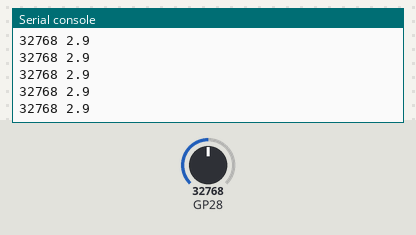
A program run on a simulated Raspberry Pi Pico running MicroPython. Parts: the last lines printed to the serial console. Inputs (shaded band) come from the test bench; at power-on: GP28 = 32768 (analog values on the 0–65535 scale).

Above: at 1.2 s.
1.3 s: GP28 set to 45874
At 1.33 s:
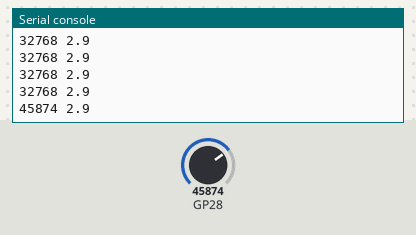
2.8 s: GP28 set to 57670
At 2.84 s:
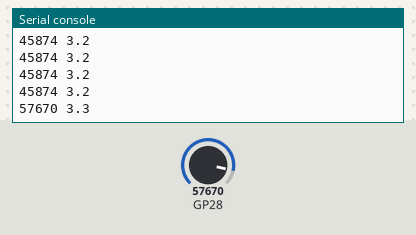
Timing chart, 0 to 5.8 s (numbered marks = the images above; inputs shaded):
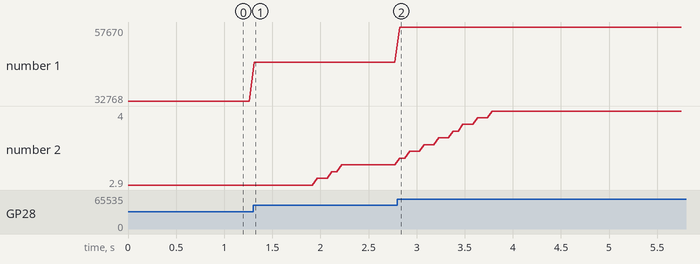

The program:

battery.read.py
```python
from machine import Pin, ADC
import time


class BATTERY:


    def __init__(self, ch_adc, pin_read):
        self.adc = ADC(ch_adc)
        self.read_enable = Pin(pin_read, Pin.OUT)
        self.read_enable.value(0)
        self.level = 0
        self.level_queue = [0]
        self.average = 0
        self.table_adc = [40000, 41400, 43000,44500, 46000,
                               47500, 49000, 50550, 52100, 53600,
                               55200, 56700, 58000, 59600]
        self.table_voltage = [2.9, 3.0, 3.1, 3.2, 3.3, 3.4, 3.5,
                              3.6, 3.7, 3.8, 3.9, 4.0, 4.1, 4.2]

    def read_adc(self):
        self.read_enable.value(1)
        value = self.adc.read_u16()
        self.read_enable.value(0)
        self.level = value
        self.level_queue.append(value)
        self.average = sum(self.level_queue) / len(self.level_queue)
        while (len(self.level_queue)> 20):
            self.level_queue.pop(0)
        return value

    def get_level(self):
        return self.level

    def get_voltage(self):
        voltage = self.table_voltage[0]
        for i in range(14):
            if self.average > self.table_adc[i]:
                voltage = self.table_voltage[i]
        return voltage


bl = BATTERY(2, 27)     # ADC channel number, read enable pin number


while True:
    print(bl.read_adc(), bl.get_voltage())
    time.sleep_ms(50)
```

Measured:
- after the input at 1.3 s, the serial console: prints a new line at once (image 1)
- after the input at 2.8 s, the serial console: prints a new line at once (image 2)
- plotted number 1: 32768 → 45874 after the input at 1.3 s, 45874 → 57670 after the input at 2.8 s
- plotted number 2: 2.9 → 3.2 after the input at 1.3 s, 3.2 → 4 after the input at 2.8 s
